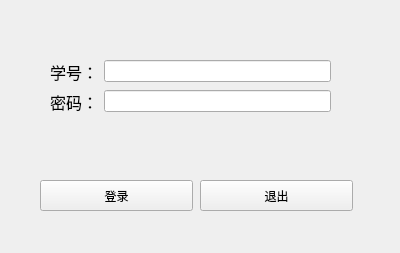
<?xml version="1.0" encoding="UTF-8"?>
<ui version="4.0">
 <class>Login</class>
 <widget class="QWidget" name="Login">
  <property name="geometry">
   <rect>
    <x>0</x>
    <y>0</y>
    <width>400</width>
    <height>253</height>
   </rect>
  </property>
  <property name="windowTitle">
   <string>hdu-booker</string>
  </property>
  <widget class="QPushButton" name="quit_button">
   <property name="geometry">
    <rect>
     <x>200</x>
     <y>180</y>
     <width>153</width>
     <height>31</height>
    </rect>
   </property>
   <property name="text">
    <string>退出</string>
   </property>
  </widget>
  <widget class="QPushButton" name="login_button">
   <property name="geometry">
    <rect>
     <x>40</x>
     <y>180</y>
     <width>153</width>
     <height>31</height>
    </rect>
   </property>
   <property name="text">
    <string>登录</string>
   </property>
  </widget>
  <widget class="QWidget" name="layoutWidget">
   <property name="geometry">
    <rect>
     <x>50</x>
     <y>60</y>
     <width>281</width>
     <height>95</height>
    </rect>
   </property>
   <layout class="QFormLayout" name="formLayout">
    <item row="0" column="0">
     <widget class="QLabel" name="label">
      <property name="font">
       <font>
        <pointsize>12</pointsize>
       </font>
      </property>
      <property name="text">
       <string>学号：</string>
      </property>
     </widget>
    </item>
    <item row="0" column="1">
     <widget class="QLineEdit" name="username"/>
    </item>
    <item row="1" column="0">
     <widget class="QLabel" name="label_2">
      <property name="font">
       <font>
        <pointsize>12</pointsize>
       </font>
      </property>
      <property name="text">
       <string>密码：</string>
      </property>
     </widget>
    </item>
    <item row="1" column="1">
     <widget class="QLineEdit" name="password">
      <property name="echoMode">
       <enum>QLineEdit::Password</enum>
      </property>
     </widget>
    </item>
   </layout>
  </widget>
 </widget>
 <resources/>
 <connections/>
</ui>
